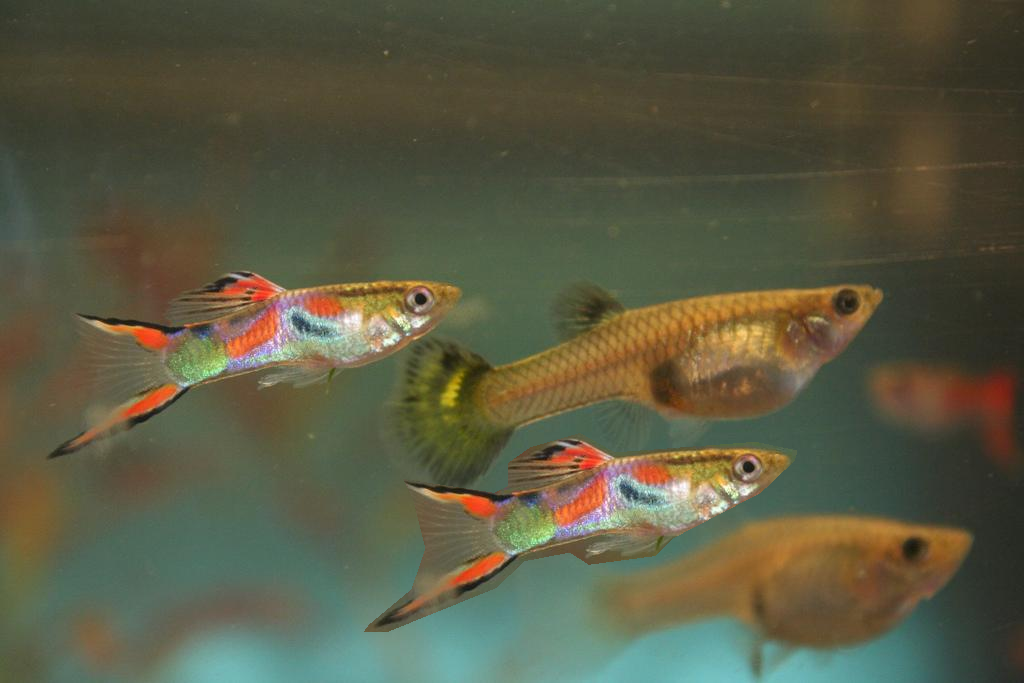
#> input picture 123.bmp, 1024 x 683 px
$ python otsu_and_riddler.py --image 123.bmp   (older library calls are emulated)
#> lines starting #> are read from the running program, lines starting #| are printed output that depends on the picture; after the words box and inside, x2 and y2 are one past the last pixel; in counts of white or black regions, pixels touching at a corner belong together
from __future__ import print_function
import numpy as np
import argparse
import mahotas
import cv2

ap = argparse.ArgumentParser()
ap.add_argument("-i","--image",required=True,help = "Path to the image")
args = vars(ap.parse_args())

image = cv2.imread(args["image"])
#> image is the input picture: shape (683, 1024, 3); mean B, G, R 67.2, 89.9, 90.2
image = cv2.cvtColor(image,cv2.COLOR_BGR2GRAY)
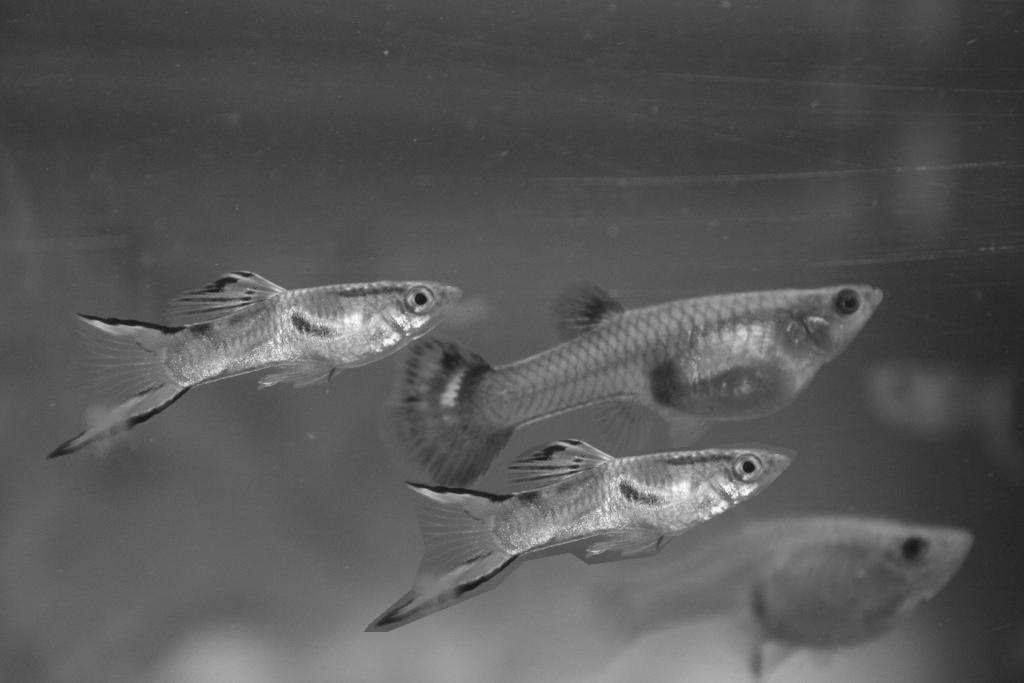
#> image: shape (683, 1024); min 20, max 254, mean 87.4
blurred = cv2.GaussianBlur(image,(5,5),0)
cv2.imshow("Image",image)

T = mahotas.thresholding.otsu(blurred)
#> T = 102
print("Otsu's threshold: {}".format(T))
#| Otsu's threshold: 102

thresh = image.copy()
thresh[thresh>T] = 255
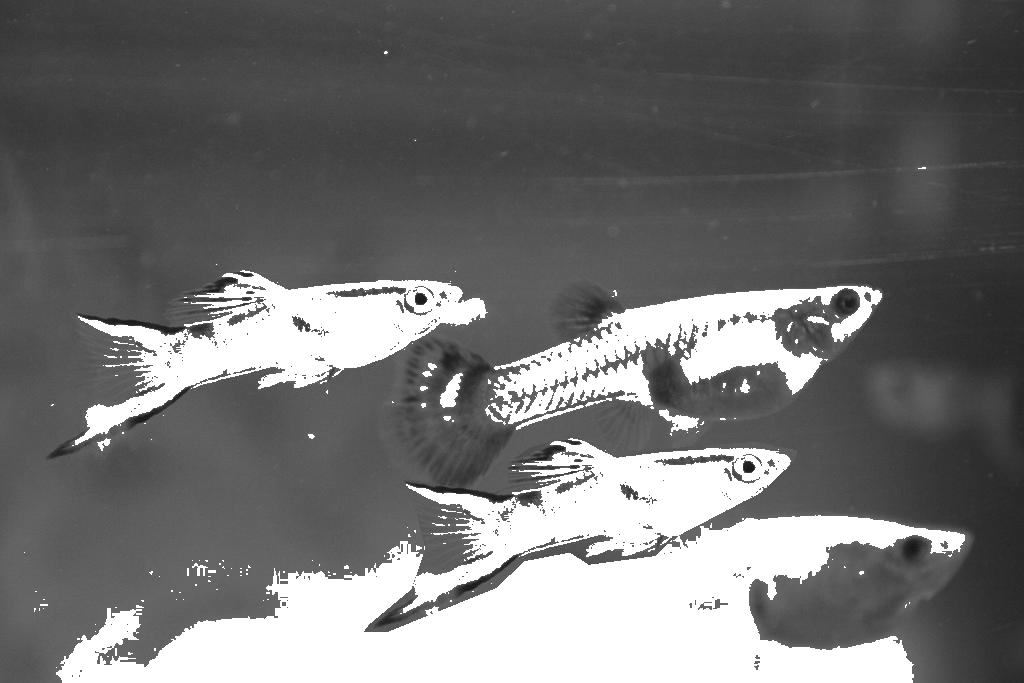
#> thresh: shape (683, 1024); min 20, max 255, mean 114.1
thresh[thresh<255] = 0
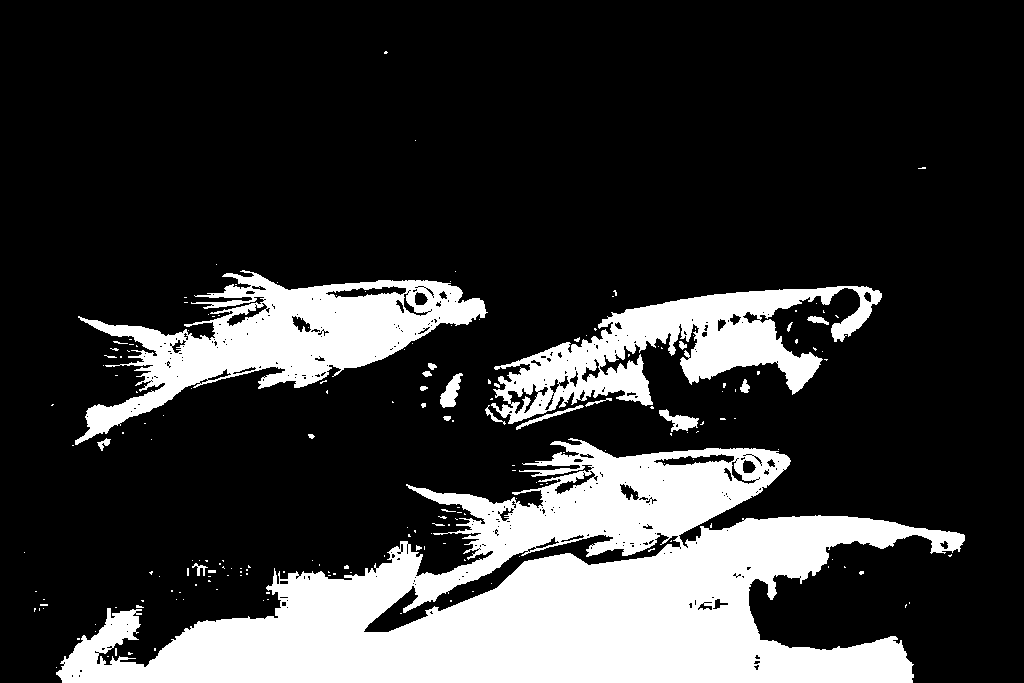
#> thresh: shape (683, 1024); 21.4% white; 194 white regions (167 under 20 px), largest, box (x1, y1, x2, y2) and area: (56, 438, 965, 683) 102474, (75, 270, 488, 445) 24725, (491, 286, 882, 424) 19485
thresh = cv2.bitwise_not(thresh)
cv2.imshow("Otsu",thresh)

#> (the run stopped early here; a loop or call above may not have finished)
